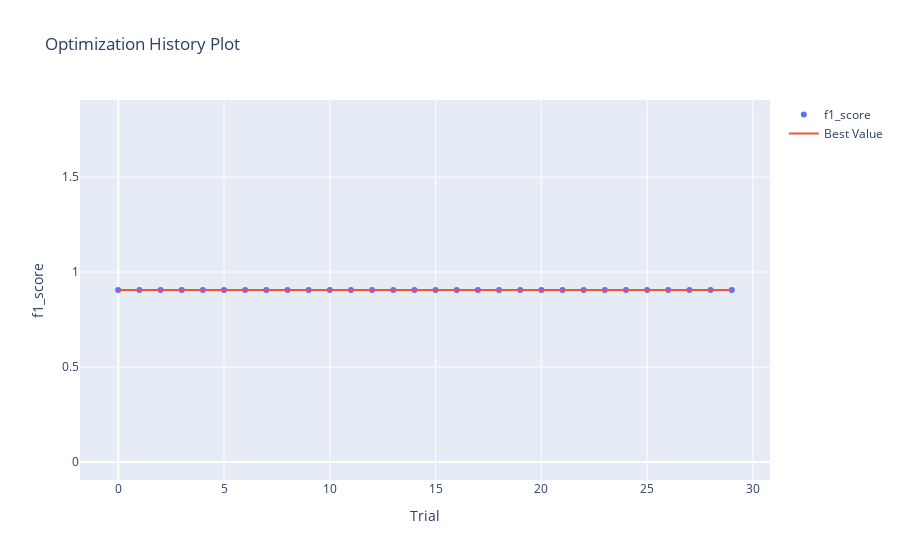

Here is the notebook cell this chart was saved with:
### Code cell
optuna.visualization.plot_optimization_history(study, target_name="f1_score")

### Figure 1 — Plotly figure (JSON) as saved in the notebook; plotly's stock layout.template omitted (floating-point values rounded to 4 significant figures)
{"data": [{"mode": "markers", "name": "f1_score", "type": "scatter", "x": [0, 1, 2, 3, 4, 5, 6, 7, 8, 9, 10, 11, 12, 13, 14, 15, 16, 17, 18, 19, 20, 21, 22, 23, 24, 25, 26, 27, 28, 29], "y": [0.9055, 0.9055, 0.9055, 0.9055, 0.9055, 0.9055, 0.9055, 0.9055, 0.9055, 0.9055, 0.9055, 0.9055, 0.9055, 0.9055, 0.9055, 0.9055, 0.9055, 0.9055, 0.9055, 0.9055, 0.9055, 0.9055, 0.9055, 0.9055, 0.9055, 0.9055, 0.9055, 0.9055, 0.9055, 0.9055]}, {"name": "Best Value", "type": "scatter", "x": [0, 1, 2, 3, 4, 5, 6, 7, 8, 9, 10, 11, 12, 13, 14, 15, 16, 17, 18, 19, 20, 21, 22, 23, 24, 25, 26, 27, 28, 29], "y": [0.9055, 0.9055, 0.9055, 0.9055, 0.9055, 0.9055, 0.9055, 0.9055, 0.9055, 0.9055, 0.9055, 0.9055, 0.9055, 0.9055, 0.9055, 0.9055, 0.9055, 0.9055, 0.9055, 0.9055, 0.9055, 0.9055, 0.9055, 0.9055, 0.9055, 0.9055, 0.9055, 0.9055, 0.9055, 0.9055]}], "layout": {"title": {"text": "Optimization History Plot"}, "xaxis": {"title": {"text": "Trial"}}, "yaxis": {"title": {"text": "f1_score"}}}}
